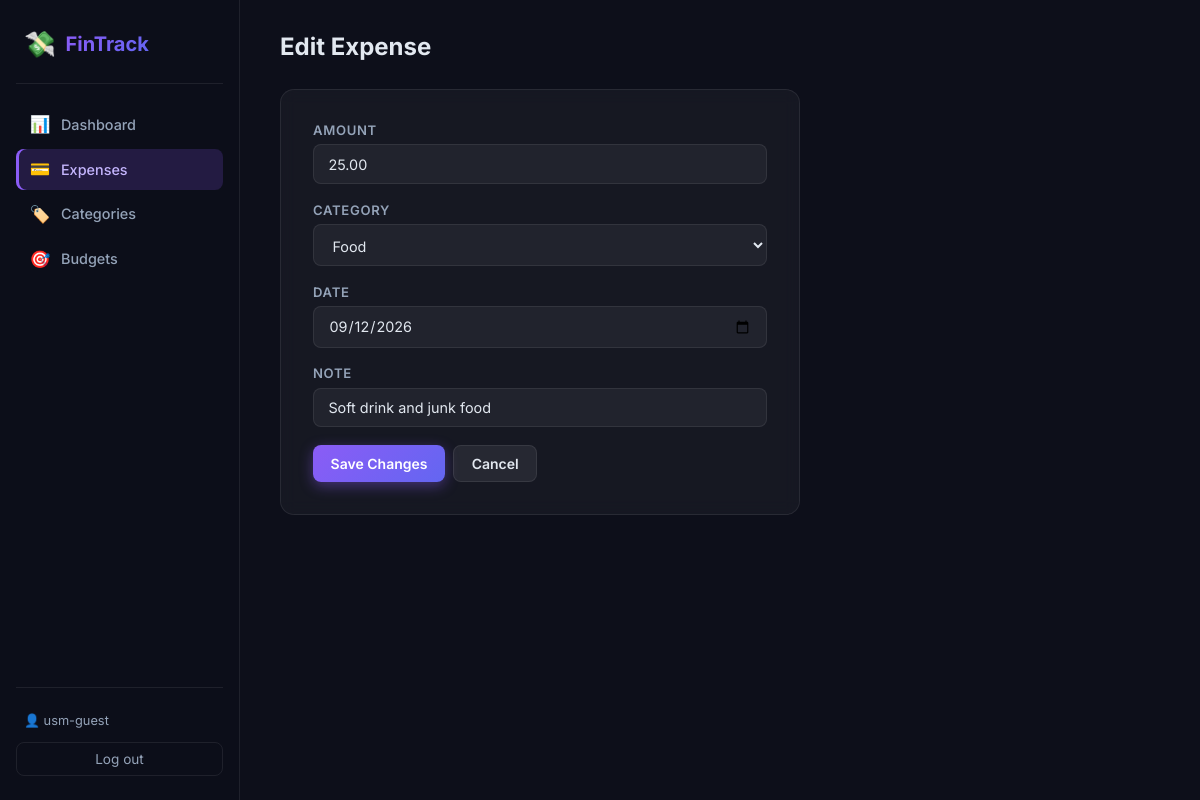
Page /expenses/3/edit/ (signed in) on the committed database.
### expenses/models.py (models this page shows, shortened)
class Expense(models.Model):
    user = models.ForeignKey(
        User, on_delete=models.CASCADE, related_name="expenses"
    )
    category = models.ForeignKey(
        Category, on_delete=models.SET_NULL, null=True, related_name="expenses"
    )
    amount = models.DecimalField(max_digits=10, decimal_places=2)
    note = models.CharField(max_length=255, blank=True)
    date = models.DateField()
    created_at = models.DateTimeField(auto_now_add=True)
    class Meta:
        ordering = ["-date", "-created_at"]

### expenses/views.py (the view, shortened to what this page needs)
# urls.py: path('expenses/<int:pk>/edit/', views.ExpenseUpdateView.as_view(), name='expense_edit'),
class ExpenseUpdateView(LoginRequiredMixin, UpdateView):
    model = Expense
    form_class = ExpenseForm
    template_name = 'expenses/expense_form.html'
    success_url = reverse_lazy('expense_list')
    def get_queryset(self):
        return Expense.objects.filter(user=self.request.user)

### expenses/forms.py
class ExpenseForm(forms.ModelForm):
    date = forms.DateField(
        widget=forms.DateInput(attrs={'type': 'date'}),
    )
    class Meta:
        model = Expense
        fields = ('amount', 'category', 'date', 'note')
        widgets = {
            'note': forms.TextInput(attrs={'placeholder': 'Optional note…'}),
        }
    def __init__(self, *args, **kwargs):
        super().__init__(*args, **kwargs)
        self.fields['category'].queryset = Category.objects.all().order_by('name')
        self.fields['category'].empty_label = '— Select category —'

### expenses/models.py (called while the page is built)
    def __str__(self):
        return self.name

### expenses/templates/expenses/expense_form.html (shortened to what this page needs)
{% extends "base.html" %}
{% block page_title %}{% if form.instance.pk %}Edit Expense{% else %}Add Expense{% endif %}{% endblock %}
{% block content %}
<div class="form-card">
  <form method="post" id="expense-form">
    {% for field in form %}
    <div class="form-group">
      <label for="{{ field.id_for_label }}">{{ field.label }}</label>
      {{ field }}
    </div>
    {% endfor %}
    <div class="flex gap-1 mt-2">
      <button type="submit" class="btn btn-primary">
        {% if form.instance.pk %}Save Changes{% else %}Add Expense{% endif %}
      </button>
      <a href="{% url 'expense_list' %}" class="btn btn-secondary">Cancel</a>
    </div>
  </form>
</div>
{% endblock %}

### templates/base.html (shortened to what this page needs)
{% load static %}
<!DOCTYPE html>
<html lang="en">
<head>
  <link rel="stylesheet" href="{% static 'expenses/style.css' %}" />
</head>
<body>
<div class="app-layout">
  <aside class="sidebar">
    <div class="sidebar-brand">
      <span class="brand-icon">💸</span>
      <span class="brand-name">FinTrack</span>
    </div>
    <nav class="sidebar-nav">
      <a href="{% url 'dashboard' %}" class="nav-link {% if request.resolver_match.url_name == 'dashboard' %}active{% endif %}">
        <span class="nav-icon">📊</span> Dashboard
      </a>
      <a href="{% url 'expense_list' %}" class="nav-link {% if 'expense' in request.resolver_match.url_name %}active{% endif %}">
        <span class="nav-icon">💳</span> Expenses
      </a>
      <a href="{% url 'category_list' %}" class="nav-link {% if 'category' in request.resolver_match.url_name %}active{% endif %}">
        <span class="nav-icon">🏷️</span> Categories
      </a>
      <a href="{% url 'budget_list' %}" class="nav-link {% if 'budget' in request.resolver_match.url_name %}active{% endif %}">
        <span class="nav-icon">🎯</span> Budgets
      </a>
    </nav>
    <div class="sidebar-footer">
      <span class="user-chip">👤 {{ user.username }}</span>
      <form method="post" action="{% url 'logout' %}">
        <button type="submit" class="btn-logout">Log out</button>
      </form>
    </div>
  </aside>
  <main class="main-content">
    <div class="topbar">
      <h1 class="page-title">{% block page_title %}Dashboard{% endblock %}</h1>
    </div>
    {% block content %}{% endblock %}
  </main>
</div>
</body>
</html>

### expenses/static/expenses/style.css (style rules this page uses)
:root { --bg: #0d0f1a; --bg-card: rgba(255,255,255,0.04); --bg-card-hov: rgba(255,255,255,0.07); --border: rgba(255,255,255,0.08); --border-hov: rgba(139,92,246,0.5); --accent: #8b5cf6; --accent-2: #6366f1; --accent-grad: linear-gradient(135deg, #8b5cf6, #6366f1); --accent-glow: 0 0 24px rgba(139,92,246,0.35); --success: #10b981; --warning: #f59e0b; --danger: #ef4444; --info: #3b82f6; --text: #e2e8f0; --text-muted: #94a3b8; --text-dim: #475569; --sidebar-w: 240px; --radius: 14px; --radius-sm: 8px; --transition: 0.2s ease; --font: 'Inter', system-ui, sans-serif; }
*, *::before, *::after { box-sizing: border-box; margin: 0; padding: 0; }
html { font-size: 16px; }
body { font-family: var(--font); background: var(--bg); color: var(--text); min-height: 100vh; -webkit-font-smoothing: antialiased; }
a { color: var(--accent); text-decoration: none; }
.app-layout { display: grid; grid-template-columns: var(--sidebar-w) 1fr; min-height: 100vh; }
.sidebar { background: rgba(13,15,26,0.85); border-right: 1px solid var(--border); backdrop-filter: blur(16px); display: flex; flex-direction: column; padding: 1.5rem 1rem; position: sticky; top: 0; height: 100vh; overflow-y: auto; }
.sidebar-brand { display: flex; align-items: center; gap: .6rem; padding: .25rem .5rem 1.5rem; border-bottom: 1px solid var(--border); margin-bottom: 1.25rem; }
.brand-icon { font-size: 1.6rem; }
.brand-name { font-size: 1.25rem; font-weight: 700; background: var(--accent-grad); -webkit-background-clip: text; -webkit-text-fill-color: transparent; background-clip: text; }
.sidebar-nav { display: flex; flex-direction: column; gap: .25rem; flex: 1; }
.nav-link { display: flex; align-items: center; gap: .65rem; padding: .65rem .85rem; border-radius: var(--radius-sm); color: var(--text-muted); font-size: .9rem; font-weight: 500; transition: background var(--transition), color var(--transition); }
.nav-link.active { background: rgba(139,92,246,0.18); color: #c4b5fd; box-shadow: inset 3px 0 0 var(--accent); }
.nav-icon { font-size: 1.05rem; }
.sidebar-footer { padding-top: 1.25rem; border-top: 1px solid var(--border); display: flex; flex-direction: column; gap: .6rem; }
.user-chip { font-size: .8rem; color: var(--text-muted); padding: .3rem .5rem; }
.btn-logout { width: 100%; padding: .5rem; border: 1px solid var(--border); background: transparent; color: var(--text-muted); border-radius: var(--radius-sm); font-family: var(--font); font-size: .85rem; cursor: pointer; transition: background var(--transition), color var(--transition); }
.main-content { padding: 2rem 2.5rem; max-width: 1100px; width: 100%; animation: fadeIn .4s ease; }
.topbar { display: flex; align-items: center; justify-content: space-between; margin-bottom: 1.75rem; flex-wrap: wrap; gap: 1rem; }
.page-title { font-size: 1.5rem; font-weight: 700; color: var(--text); }
.btn { display: inline-flex; align-items: center; gap: .45rem; padding: .55rem 1.1rem; border-radius: var(--radius-sm); font-family: var(--font); font-size: .875rem; font-weight: 600; cursor: pointer; border: none; transition: all var(--transition); text-decoration: none; }
.btn-primary { background: var(--accent-grad); color: #fff; box-shadow: 0 4px 14px rgba(139,92,246,0.4); }
.btn-secondary { background: var(--bg-card-hov); border: 1px solid var(--border); color: var(--text); }
.form-card { background: var(--bg-card); border: 1px solid var(--border); border-radius: var(--radius); padding: 2rem; max-width: 520px; backdrop-filter: blur(8px); }
.form-group { margin-bottom: 1.1rem; }
label { display: block; font-size: .82rem; font-weight: 600; color: var(--text-muted); margin-bottom: .4rem; text-transform: uppercase; letter-spacing: .05em; }
input[type="text"], input[type="email"], input[type="password"], input[type="number"], input[type="date"], select, textarea { width: 100%; padding: .65rem .9rem; background: rgba(255,255,255,0.05); border: 1px solid var(--border); border-radius: var(--radius-sm); color: var(--text); font-family: var(--font); font-size: .9rem; transition: border-color var(--transition), box-shadow var(--transition); outline: none; }
select option { background: #1e1f2e; color: var(--text); }
.mt-2 { margin-top: 1rem; }
.flex { display: flex; }
.gap-1 { gap: .5rem; }

### rows in the picture
Expense: form "25.00" "Food" "09/12/2026" "Soft drink and junk food"

### other values in the picture
{{ user.username }} "usm-guest"
{{ field.label }} "AMOUNT" "CATEGORY" "DATE" "NOTE"
